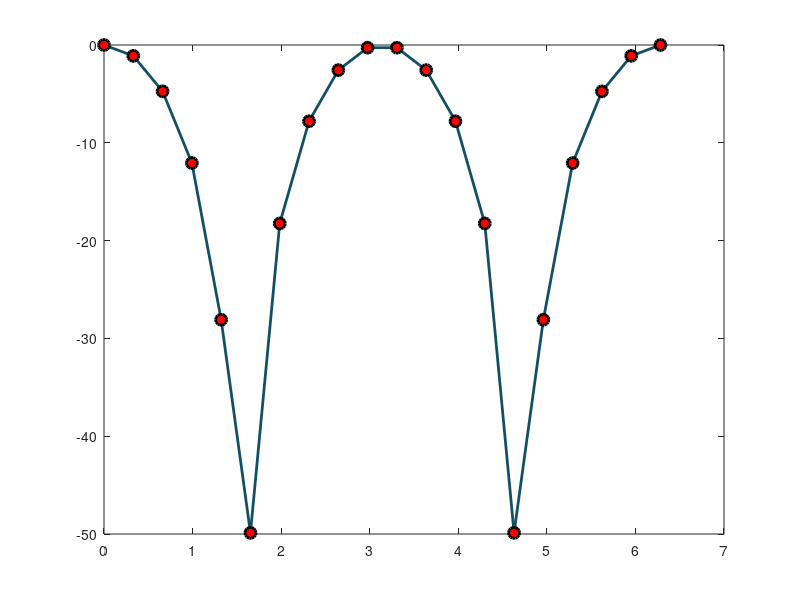

Write MATLAB code to recreate this figure.
% plot
x = linspace(0, 2*pi, 20);
grid on;
%plot(x, sin(x), '-go', 'linewidth', 1, 'markersize', 5);
% markeredgecolor, markerfacecolor
%plot(x, sin(x), '-x', 'color', [200, 80, 250]/255, 'linewidth', 2, 'markersize', 6, 'markeredgecolor', 'r');
plot(x, 20*log(cos(x)), '-o', 'color', [20, 80, 100]/255, 'linewidth', 2, 'markersize', 8, 'markeredgecolor', 'k', 'markerfacecolor', 'r');
